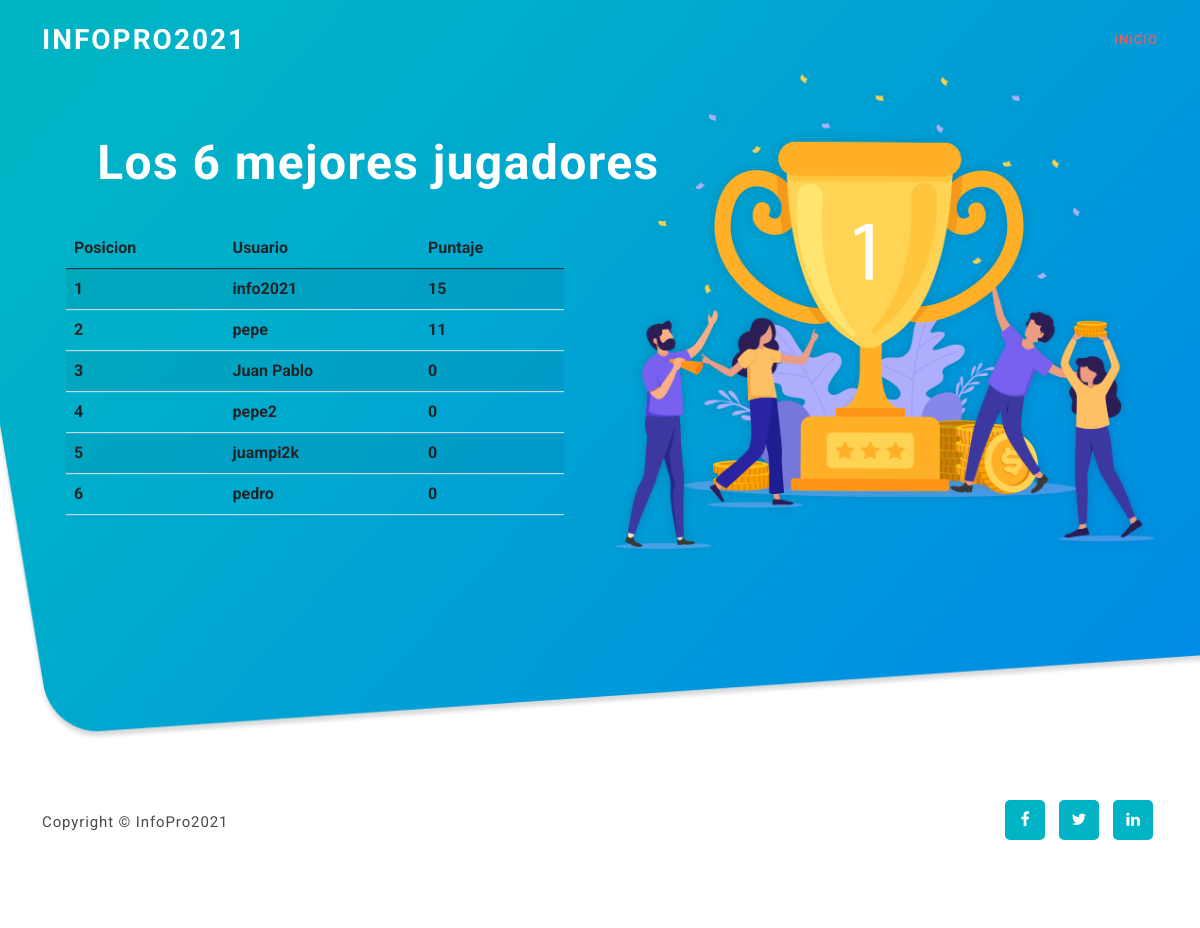
/tablero/, run on an earlier commit of the app's database.
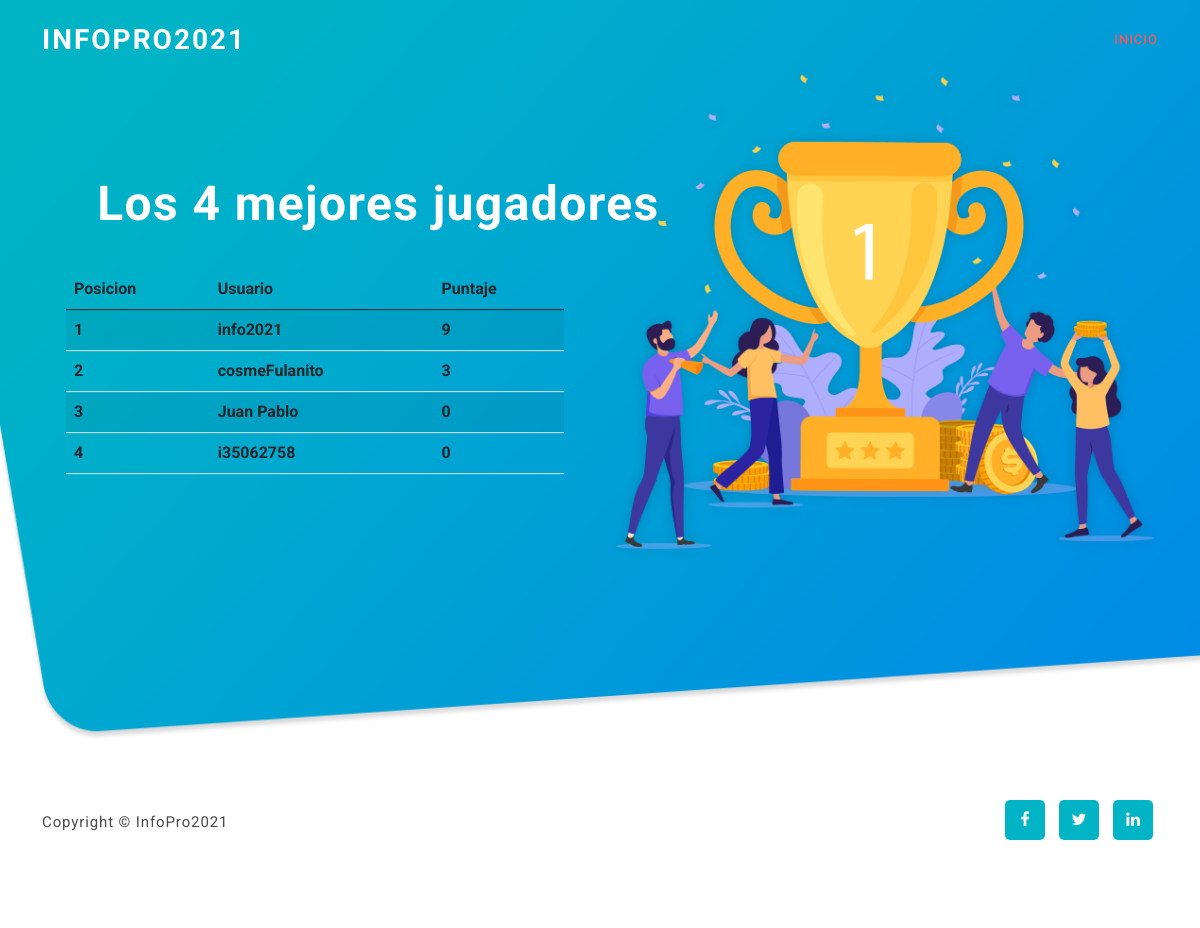
And on a later commit of the database.
### preguntas/models.py (models this page shows, shortened)
class Jugador(models.Model):
    nombre=models.CharField(max_length=64)
    apellido=models.CharField(max_length=64)
    puntaje=models.IntegerField(default=0)
    puntaje_maximo=models.IntegerField(default=0)

### preguntas/views.py (the view)
# urls.py: path('tablero/',views.tablero,name="tablero")
def tablero(request):
    total_usuarios=Jugador.objects.order_by('-puntaje_maximo')[:10]
    contador=total_usuarios.count()
    return render(request,'preguntas/tablero.html',{
        'total_usuarios':total_usuarios,
        'contador':contador,
    })

### preguntas/templates/preguntas/tablero.html
{% extends "preguntas/layout.html" %}
{% block body %}
<div class="container">
	<h1 class="text-center my-4">
		<span class="badge badge-info">
			Los {{contador}} mejores jugadores
		</span>
	</h1>
	<table class="table table-striped table-bodered">
		<thead>
			<tr>
				<th>Posicion</th>
				<th>Usuario</th>
				<th>Puntaje</th>
			</tr>
		</thead>
		<tbody>
			{% for jugador in total_usuarios %}
				<tr>
					<th>{{forloop.counter}}</th>
					<th>{{jugador.nombre}}</th>
					<th>{{jugador.puntaje_maximo}}</th>
				</tr>
			{% endfor %}
		</tbody>
	</table>
</div>
{% endblock %}

### preguntas/templates/preguntas/layout.html (shortened to what this page needs)
{% load static %}
<!DOCTYPE html>
<html lang="es">
  <head>
    <link href="https://cdn.jsdelivr.net/npm/bootstrap@5.1.0/dist/css/bootstrap.min.css" rel="stylesheet">
    <link rel="stylesheet" href="https://cdnjs.cloudflare.com/ajax/libs/font-awesome/4.7.0/css/font-awesome.min.css">
    <link rel="stylesheet" type="text/css" href="{% static 'css/templatemo-art-factory.css' %}">
    <link rel="stylesheet" type="text/css" href="{% static 'css/owl-carousel.css' %}">
    </head>
    <body>
    <header class="header-area header-sticky">
        <div class="container">
            <div class="row">
                <div class="col-12">
                    <nav class="main-nav">
                        <a href="{% url 'index' %}" class="logo">InfoPro2021</a>
                        <ul class="nav">
                            <li class="scroll-to-section"><a href="{% url 'index' %}" class="active">Inicio</a></li>
                        </ul>
                    </nav>
                </div>
            </div>
        </div>
    </header>
    <div class="welcome-area" id="welcome">
        <div class="header-text">
            <div class="container">
                <div class="row">
                    <div class="left-text col-lg-6 col-md-6 col-sm-12 col-xs-12" data-scroll-reveal="enter left move 30px over 0.6s after 0.4s">
                        {% block body %}
                        {% endblock %}
                    </div>
                    <div class="col-lg-6 col-md-6 col-sm-12 col-xs-12" data-scroll-reveal="enter right move 30px over 0.6s after 0.4s">
                        <img src="{% static 'images/slider-icon.png' %}" class="rounded img-fluid d-block mx-auto" alt="First Vector Graphic">
                    </div>
                </div>
            </div>
        </div>
    </div>
    <footer>
        <div class="container">
            <div class="row">
                <div class="col-lg-7 col-md-12 col-sm-12">
                    <p class="copyright">Copyright &copy; InfoPro2021
                </p>
                </div>
                <div class="col-lg-5 col-md-12 col-sm-12">
                    <ul class="social">
                        <li><a href="#"><i class="fa fa-facebook"></i></a></li>
                        <li><a href="#"><i class="fa fa-twitter"></i></a></li>
                        <li><a href="#"><i class="fa fa-linkedin"></i></a></li>
                    </ul>
                </div>
            </div>
        </div>
    </footer>
  </body>
</html>

### preguntas/static/css/templatemo-art-factory.css (style rules this page uses)
html, body, div, span, applet, object, iframe, h1, h2, h3, h4, h5, h6, p, blockquote, div pre, a, abbr, acronym, address, big, cite, code, del, dfn, em, font, img, ins, kbd, q, s, samp, small, strike, strong, sub, sup, tt, var, b, u, i, center, dl, dt, dd, ol, ul, li, figure, header, nav, section, article, aside, footer, figcaption { margin: 0; padding: 0; border: 0; outline: 0; }
ul, li { padding: 0; margin: 0; list-style: none; }
header, nav, section, article, aside, footer, hgroup { display: block; }
* { box-sizing: border-box; }
html, body { font-family: "Roboto", sans-serif; font-weight: 400; background-color: #fff; font-size: 16px; -ms-text-size-adjust: 100%; -webkit-font-smoothing: antialiased; -moz-osx-font-smoothing: grayscale; }
a { text-decoration: none !important; }
h1, h2, h3, h4, h5, h6 { margin-top: 0px; margin-bottom: 0px; }
ul { margin-bottom: 0px; }
p { font-size: 15px; line-height: 25px; color: #4a4a4a; }
html, body { background: #fff; font-family: "Roboto", sans-serif; }
.header-area { position: absolute; top: 0px; left: 0px; right: 0px; z-index: 100; height: 100px; -webkit-transition: all 0.5s ease 0s; -moz-transition: all 0.5s ease 0s; -o-transition: all 0.5s ease 0s; transition: all 0.5s ease 0s; }
.header-area .main-nav { min-height: 80px; background: transparent; }
.header-area .main-nav .logo { line-height: 80px; color: #fff; font-size: 28px; font-weight: 700; text-transform: uppercase; letter-spacing: 2px; float: left; -webkit-transition: all 0.3s ease 0s; -moz-transition: all 0.3s ease 0s; -o-transition: all 0.3s ease 0s; transition: all 0.3s ease 0s; }
.header-area .main-nav .nav { float: right; margin-top: 27px; margin-left: 20px; margin-right: 0px; -webkit-transition: all 0.3s ease 0s; -moz-transition: all 0.3s ease 0s; -o-transition: all 0.3s ease 0s; transition: all 0.3s ease 0s; position: relative; z-index: 999; }
.header-area .main-nav .nav li { padding-left: 20px; padding-right: 20px; }
.header-area .main-nav .nav li:last-child { padding-right: 0px; }
.header-area .main-nav .nav li a { display: block; font-weight: 500; font-size: 13px; color: #fff; text-transform: uppercase; -webkit-transition: all 0.3s ease 0s; -moz-transition: all 0.3s ease 0s; -o-transition: all 0.3s ease 0s; transition: all 0.3s ease 0s; height: 40px; line-height: 40px; border: transparent; letter-spacing: 1px; }
.header-area.header-sticky { min-height: 80px; }
.header-area.header-sticky .nav { margin-top: 20px !important; }
.header-area.header-sticky .nav li a.active { color: #f55858; }
@media (max-width: 1200px) { .header-area .main-nav .nav li { padding-left: 12px; padding-right: 12px; } }
@media (max-width: 1200px) { .header-area .main-nav:before { display: none; } }
@media (min-width: 992px) { .header-area .main-nav .nav { display: flex !important; } }
#welcome { overflow: hidden; position: relative; display: flex; align-items: center; justify-content: center; background-image: url(../images/banner-bg.png); background-repeat: no-repeat; background-size: cover; width: 100%; height: 105vh; margin-top: -10vh; }
.welcome-area .header-text { position: absolute; top: 55%; transform: translateY(-60%); text-align: left; width: 100%; }
.welcome-area .header-text .left-text { align-self: center; }
.welcome-area .header-text h1 { font-weight: 400; font-size: 64px; line-height: 80px; letter-spacing: 1.4px; margin-bottom: 30px; color: #fff; }
footer { background-color: #fff; padding: 60px 0px; }
footer .social { overflow: hidden; text-align: right; }
footer .social li { margin: 0px 5px; display: inline-block; }
footer .social li a { color: #fff; text-align: center; background-color: #00b4c6; width: 40px; height: 40px; line-height: 40px; border-radius: 5px; display: inline-block; font-size: 16px; -webkit-transition: all 0.3s ease 0s; -moz-transition: all 0.3s ease 0s; -o-transition: all 0.3s ease 0s; transition: all 0.3s ease 0s; }
footer .copyright { margin-top: 10px; font-weight: 400; font-size: 15px; color: #4a4a4a; letter-spacing: 0.88px; text-transform: capitalize; }

What changed in the data, as far as the page shows it:
removed Jugador: nombre "pepe", puntaje_maximo "11"
removed Jugador: nombre "pepe2", puntaje_maximo "0"
removed Jugador: nombre "juampi2k", puntaje_maximo "0"
removed Jugador: nombre "pedro", puntaje_maximo "0"
changed Jugador "info2021": puntaje_maximo "15" → "9"
added Jugador: nombre "cosmeFulanito", puntaje_maximo "3"
added Jugador: nombre "i35062758", puntaje_maximo "0"
Also different on the page:
{{ contador }}: "6" → "4"
